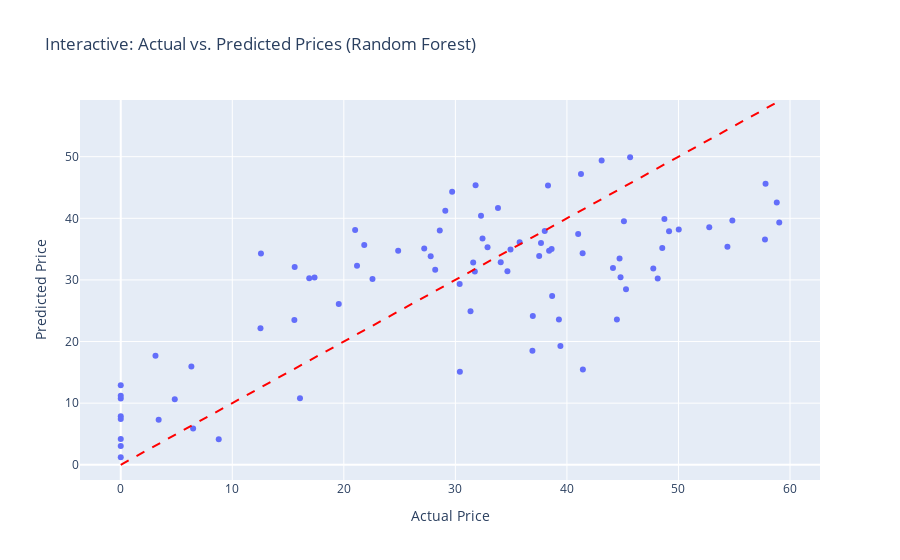

The code cell stored with this chart in its notebook:
### Code cell
# Interactive visualization (Plotly)
fig = px.scatter(x=y_test, y=y_pred_rf, labels={'x': 'Actual Price', 'y': 'Predicted Price'},
                 title='Interactive: Actual vs. Predicted Prices (Random Forest)')
fig.add_shape(type='line', x0=y_test.min(), y0=y_test.min(), x1=y_test.max(), y1=y_test.max(), 
              line=dict(color='red', dash='dash'))
fig.write_html('interactive_predictions.html')
fig.show()

### Figure 1 — Plotly figure (JSON) as saved in the notebook; plotly's stock layout.template omitted (floating-point values rounded to 4 significant figures)
{"data": [{"hovertemplate": "Actual Price=%{x}<br>Predicted Price=%{y}<extra></extra>", "legendgroup": "", "marker": {"color": "#636efa", "symbol": "circle"}, "mode": "markers", "name": "", "orientation": "v", "showlegend": false, "type": "scatter", "x": [35.76, 31.74, 27.79, 54.83, 39.42, 45.3, 6.333, 17.37, 38.4, 8.784, 34.94, 38.63, 0.0, 31.6, 32.88, 44.13, 16.9, 36.94, 34.67, 47.74, 50.03, 43.11, 44.48, 30.38, 30.4, 41.41, 4.843, 32.43, 41.26, 22.57, 27.21, 45.67, 57.81, 38.3, 34.07, 37.68, 0.0, 29.1, 45.11, 54.39, 49.16, 57.76, 6.489, 0.0, 41.01, 12.53, 59.04, 33.82, 3.114, 21.83, 0.0, 21.18, 48.14, 48.74, 32.3, 38.68, 48.55, 31.81, 29.71, 19.55, 31.36, 0.0, 44.81, 58.82, 41.43, 36.91, 52.76, 39.28, 21.01, 44.72, 28.19, 38.01, 0.0, 24.87, 12.57, 0.0, 16.07, 37.51, 15.56, 15.59, 3.398, 0.0, 28.6], "xaxis": "x", "y": [36.11, 31.38, 33.86, 39.65, 19.27, 28.5, 15.94, 30.39, 34.73, 4.122, 34.93, 35.01, 10.76, 32.81, 35.29, 31.95, 30.28, 24.14, 31.41, 31.84, 38.17, 49.36, 23.57, 29.33, 15.1, 34.34, 10.62, 36.72, 47.17, 30.14, 35.08, 49.91, 45.6, 45.31, 32.87, 36.0, 12.91, 41.23, 39.51, 35.4, 37.9, 36.55, 5.883, 4.169, 37.45, 22.15, 39.32, 41.68, 17.67, 35.68, 1.219, 32.31, 30.23, 39.87, 40.4, 27.39, 35.16, 45.36, 44.3, 26.1, 24.92, 11.21, 30.44, 42.57, 15.48, 18.49, 38.54, 23.58, 38.08, 33.48, 31.65, 37.93, 7.893, 34.75, 34.28, 3.03, 10.78, 33.88, 23.5, 32.1, 7.311, 7.431, 38.03], "yaxis": "y"}], "layout": {"legend": {"tracegroupgap": 0}, "shapes": [{"line": {"color": "red", "dash": "dash"}, "type": "line", "x0": 0, "x1": 59.04, "y0": 0, "y1": 59.04}], "title": {"text": "Interactive: Actual vs. Predicted Prices (Random Forest)"}, "xaxis": {"anchor": "y", "domain": [0, 1], "title": {"text": "Actual Price"}}, "yaxis": {"anchor": "x", "domain": [0, 1], "title": {"text": "Predicted Price"}}}}
